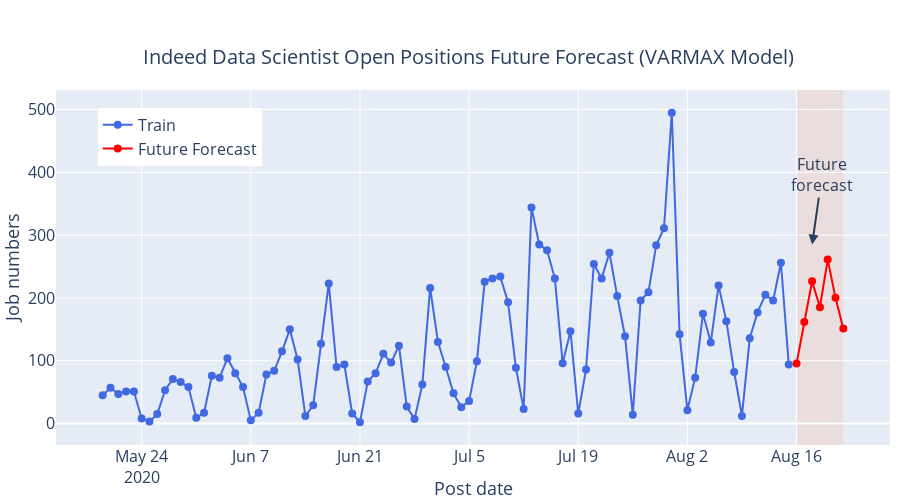

The notebook cell saved with this chart:
### Code cell
fig = go.Figure()

fig.update_layout(
    shapes=[
        dict(
            type="rect",
            xref="x",
            yref="paper",
            x0=df_indeed_future.index[0],
            y0=0,
            x1=df_indeed_future.index[-1],
            y1=1,
            fillcolor="LightSalmon",
            opacity=0.2,
            layer="below",
            line_width=0,
        )
    ]
)

fig.add_trace(go.Scatter(x=df_combined_indeed.index, y=df_combined_indeed['Jobnums'], mode='lines+markers', 
                         marker=dict(size=8, color='royalblue'), name='Train'))

fig.add_trace(go.Scatter(x=df_indeed_future.index, y=indeed_pred['Jobnums'], mode='lines+markers', 
                         marker=dict(size=8, color='red'), name='Future Forecast'))
#fig.add_trace(go.Scatter(x=df_indeed_future.index, y=yhat_fcast['Jobnums'], mode='lines+markers', 
#                         marker=dict(size=8, color='green'), name='Future Forecast'))

# fig.add_trace(go.Scatter(x=df_indeed_future.index, y=pred_ci.iloc[:,1],
#                          fill='tonexty',
#                          mode='lines', line_color='lightgrey',line_width=0,
#                          showlegend=False))
# fig.add_trace(go.Scatter(x=df_indeed_future.index, y=pred_ci.iloc[:,0],
#                          fill='tonexty',
#                          mode='lines', line_color='grey', opacity=0.1, line_width=0,
#                          showlegend=False))

fig.add_annotation(
            x='2020-08-18',
            y=285,
            text="Future<br>forecast",
            font=dict(size=16),
            arrowhead=2,
            arrowsize=1,
            arrowwidth=2,
            ax=10,
            ay=-70,)

fig.update_layout(title={'text': "Indeed Data Scientist Open Positions Future Forecast (VARMAX Model)", 
                         'y':0.9, 'x':0.52,
                         'xanchor': 'center',
                         'yanchor': 'top'},
                  width=900,
                  height=500,
                  titlefont=dict(size=20),
                  xaxis=dict(title=dict(text='Post date', standoff=0), titlefont=dict(size=18), tickfont=dict(size=16)),
                  yaxis=dict(title=dict(text='Job numbers'), titlefont=dict(size=18), tickfont=dict(size=16)),
                  legend=dict(font=dict(size=16), x=0.05, y=0.95),
                  margin = {'r':10, 'l': 0, 't':90, 'b':0}
                 )
fig.show()

### Figure 1 — Plotly figure (JSON) as saved in the notebook; plotly's stock layout.template omitted (floating-point values rounded to 4 significant figures)
{"data": [{"marker": {"color": "royalblue", "size": 8}, "mode": "lines+markers", "name": "Train", "type": "scatter", "x": ["2020-05-19T00:00:00", "2020-05-20T00:00:00", "2020-05-21T00:00:00", "2020-05-22T00:00:00", "2020-05-23T00:00:00", "2020-05-24T00:00:00", "2020-05-25T00:00:00", "2020-05-26T00:00:00", "2020-05-27T00:00:00", "2020-05-28T00:00:00", "2020-05-29T00:00:00", "2020-05-30T00:00:00", "2020-05-31T00:00:00", "2020-06-01T00:00:00", "2020-06-02T00:00:00", "2020-06-03T00:00:00", "2020-06-04T00:00:00", "2020-06-05T00:00:00", "2020-06-06T00:00:00", "2020-06-07T00:00:00", "2020-06-08T00:00:00", "2020-06-09T00:00:00", "2020-06-10T00:00:00", "2020-06-11T00:00:00", "2020-06-12T00:00:00", "2020-06-13T00:00:00", "2020-06-14T00:00:00", "2020-06-15T00:00:00", "2020-06-16T00:00:00", "2020-06-17T00:00:00", "2020-06-18T00:00:00", "2020-06-19T00:00:00", "2020-06-20T00:00:00", "2020-06-21T00:00:00", "2020-06-22T00:00:00", "2020-06-23T00:00:00", "2020-06-24T00:00:00", "2020-06-25T00:00:00", "2020-06-26T00:00:00", "2020-06-27T00:00:00", "2020-06-28T00:00:00", "2020-06-29T00:00:00", "2020-06-30T00:00:00", "2020-07-01T00:00:00", "2020-07-02T00:00:00", "2020-07-03T00:00:00", "2020-07-04T00:00:00", "2020-07-05T00:00:00", "2020-07-06T00:00:00", "2020-07-07T00:00:00", "2020-07-08T00:00:00", "2020-07-09T00:00:00", "2020-07-10T00:00:00", "2020-07-11T00:00:00", "2020-07-12T00:00:00", "2020-07-13T00:00:00", "2020-07-14T00:00:00", "2020-07-15T00:00:00", "2020-07-16T00:00:00", "2020-07-17T00:00:00", "2020-07-18T00:00:00", "2020-07-19T00:00:00", "2020-07-20T00:00:00", "2020-07-21T00:00:00", "2020-07-22T00:00:00", "2020-07-23T00:00:00", "2020-07-24T00:00:00", "2020-07-25T00:00:00", "2020-07-26T00:00:00", "2020-07-27T00:00:00", "2020-07-28T00:00:00", "2020-07-29T00:00:00", "2020-07-30T00:00:00", "2020-07-31T00:00:00", "2020-08-01T00:00:00", "2020-08-02T00:00:00", "2020-08-03T00:00:00", "2020-08-04T00:00:00", "2020-08-05T00:00:00", "2020-08-06T00:00:00", "2020-08-07T00:00:00", "2020-08-08T00:00:00", "2020-08-09T00:00:00", "2020-08-10T00:00:00", "2020-08-11T00:00:00", "2020-08-12T00:00:00", "2020-08-13T00:00:00", "2020-08-14T00:00:00", "2020-08-15T00:00:00"], "y": [45, 57, 47, 51, 51, 8, 3, 15, 53, 71, 66, 58, 9, 17, 76, 73, 104, 80, 58, 5, 17, 78, 84, 115, 150, 102, 12, 29, 127, 223, 90, 94, 16, 2, 67, 80, 111, 97, 124, 27, 7, 62, 216, 130, 90, 48, 26, 36, 99, 226, 231, 234, 193, 89, 23, 344, 285, 276, 231, 96, 147, 16, 86, 254, 231, 272, 203, 139, 14, 196, 209, 284, 311, 495, 142, 21, 73, 175, 129, 220, 163, 82, 12, 136, 177, 205, 196, 256, 94]}, {"marker": {"color": "red", "size": 8}, "mode": "lines+markers", "name": "Future Forecast", "type": "scatter", "x": ["2020-08-16T00:00:00", "2020-08-17T00:00:00", "2020-08-18T00:00:00", "2020-08-19T00:00:00", "2020-08-20T00:00:00", "2020-08-21T00:00:00", "2020-08-22T00:00:00"], "y": [95.4, 161.6, 226.6, 185.2, 261.1, 200.2, 151.5]}], "layout": {"annotations": [{"arrowhead": 2, "arrowsize": 1, "arrowwidth": 2, "ax": 10, "ay": -70, "font": {"size": 16}, "text": "Future<br>forecast", "x": "2020-08-18", "y": 285}], "height": 500, "legend": {"font": {"size": 16}, "x": 0.05, "y": 0.95}, "margin": {"b": 0, "l": 0, "r": 10, "t": 90}, "shapes": [{"fillcolor": "LightSalmon", "layer": "below", "line": {"width": 0}, "opacity": 0.2, "type": "rect", "x0": "2020-08-16T00:00:00", "x1": "2020-08-22T00:00:00", "xref": "x", "y0": 0, "y1": 1, "yref": "paper"}], "title": {"font": {"size": 20}, "text": "Indeed Data Scientist Open Positions Future Forecast (VARMAX Model)", "x": 0.52, "xanchor": "center", "y": 0.9, "yanchor": "top"}, "width": 900, "xaxis": {"tickfont": {"size": 16}, "title": {"font": {"size": 18}, "standoff": 0, "text": "Post date"}}, "yaxis": {"tickfont": {"size": 16}, "title": {"font": {"size": 18}, "text": "Job numbers"}}}}
